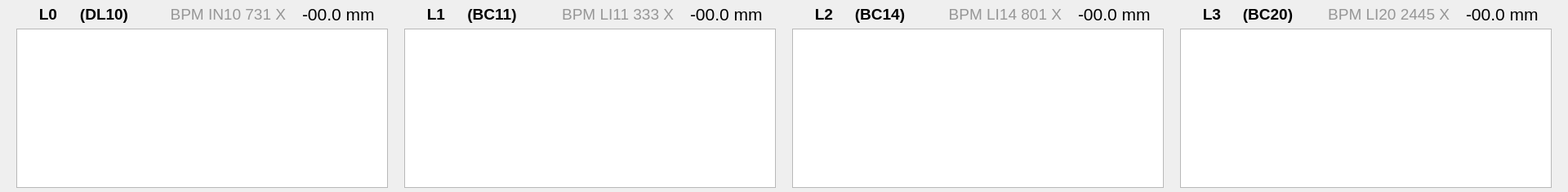
   <widget class="QWidget" name="BPMs" native="true">
    <property name="geometry">
     <rect>
      <x>0</x>
      <y>790</y>
      <width>1920</width>
      <height>235</height>
     </rect>
    </property>
    <layout class="QGridLayout" name="gridLayout_3">
     <property name="leftMargin">
      <number>20</number>
     </property>
     <property name="topMargin">
      <number>5</number>
     </property>
     <property name="rightMargin">
      <number>20</number>
     </property>
     <property name="bottomMargin">
      <number>5</number>
     </property>
     <property name="horizontalSpacing">
      <number>20</number>
     </property>
     <property name="verticalSpacing">
      <number>5</number>
     </property>
     <item row="0" column="7">
      <widget class="PyDMLabel" name="PyDMLabel_6">
       <property name="minimumSize">
        <size>
         <width>50</width>
         <height>0</height>
        </size>
       </property>
       <property name="maximumSize">
        <size>
         <width>105</width>
         <height>16777215</height>
        </size>
       </property>
       <property name="font">
        <font>
         <pointsize>16</pointsize>
        </font>
       </property>
       <property name="toolTip">
        <string/>
       </property>
       <property name="styleSheet">
        <string notr="true">PyDMLabel {
  border-radius: 2px;
}
PyDMLabel[alarmSensitiveBorder=&quot;true&quot;][alarmSeverity=&quot;0&quot;] {
  background-color: rgb(0,0,10);
  color: rgb(0,255,0);
}

PyDMLabel[alarmSensitiveBorder=&quot;true&quot;][alarmSeverity=&quot;1&quot;] {
  background-color: rgb(0,0,10);
  color: rgb(255,255,0);
}

PyDMLabel[alarmSensitiveBorder=&quot;true&quot;][alarmSeverity=&quot;2&quot;] {
  color: rgb(255,0,0);
  background-color: rgb(0,0,10);
}

PyDMLabel[alarmSensitiveBorder=&quot;true&quot;][alarmSeverity=&quot;3&quot;] {
  color: rgb(192,0,255);
  background-color: rgb(0,0,10);
}

PyDMLabel[alarmSensitiveBorder=&quot;true&quot;][alarmSeverity=&quot;4&quot;] {
  color: rgb(218,218,218);
  background-color: rgb(25,25,25);
}</string>
       </property>
       <property name="text">
        <string>-00.0 mm</string>
       </property>
       <property name="alignment">
        <set>Qt::AlignLeading|Qt::AlignLeft|Qt::AlignVCenter</set>
       </property>
       <property name="precision" stdset="0">
        <number>1</number>
       </property>
       <property name="showUnits" stdset="0">
        <bool>true</bool>
       </property>
       <property name="precisionFromPV" stdset="0">
        <bool>false</bool>
       </property>
       <property name="channel" stdset="0">
        <string>BPMS:LI11:333:X1H</string>
       </property>
      </widget>
     </item>
     <item row="0" column="10">
      <widget class="QLabel" name="label_10">
       <property name="font">
        <font>
         <pointsize>14</pointsize>
        </font>
       </property>
       <property name="styleSheet">
        <string notr="true">color: rgb(150,150,150);</string>
       </property>
       <property name="text">
        <string>BPM LI14 801 X</string>
       </property>
       <property name="alignment">
        <set>Qt::AlignRight|Qt::AlignTrailing|Qt::AlignVCenter</set>
       </property>
      </widget>
     </item>
     <item row="0" column="0">
      <widget class="QLabel" name="label_3">
       <property name="minimumSize">
        <size>
         <width>0</width>
         <height>0</height>
        </size>
       </property>
       <property name="maximumSize">
        <size>
         <width>50</width>
         <height>16777215</height>
        </size>
       </property>
       <property name="font">
        <font>
         <pointsize>14</pointsize>
         <weight>75</weight>
         <bold>true</bold>
        </font>
       </property>
       <property name="text">
        <string>L0</string>
       </property>
       <property name="alignment">
        <set>Qt::AlignRight|Qt::AlignTrailing|Qt::AlignVCenter</set>
       </property>
      </widget>
     </item>
     <item row="0" column="12">
      <widget class="QLabel" name="label_6">
       <property name="minimumSize">
        <size>
         <width>0</width>
         <height>0</height>
        </size>
       </property>
       <property name="maximumSize">
        <size>
         <width>50</width>
         <height>16777215</height>
        </size>
       </property>
       <property name="font">
        <font>
         <pointsize>14</pointsize>
         <weight>75</weight>
         <bold>true</bold>
        </font>
       </property>
       <property name="text">
        <string>L3</string>
       </property>
       <property name="alignment">
        <set>Qt::AlignRight|Qt::AlignTrailing|Qt::AlignVCenter</set>
       </property>
      </widget>
     </item>
     <item row="0" column="14">
      <widget class="QLabel" name="label_14">
       <property name="font">
        <font>
         <pointsize>14</pointsize>
        </font>
       </property>
       <property name="styleSheet">
        <string notr="true">color: rgb(150,150,150);</string>
       </property>
       <property name="text">
        <string>BPM LI20 2445 X</string>
       </property>
       <property name="alignment">
        <set>Qt::AlignRight|Qt::AlignTrailing|Qt::AlignVCenter</set>
       </property>
      </widget>
     </item>
     <item row="0" column="9">
      <widget class="QLabel" name="label_12">
       <property name="minimumSize">
        <size>
         <width>0</width>
         <height>0</height>
        </size>
       </property>
       <property name="maximumSize">
        <size>
         <width>75</width>
         <height>16777215</height>
        </size>
       </property>
       <property name="font">
        <font>
         <pointsize>14</pointsize>
         <weight>75</weight>
         <bold>true</bold>
        </font>
       </property>
       <property name="text">
        <string>(BC14)</string>
       </property>
       <property name="alignment">
        <set>Qt::AlignCenter</set>
       </property>
      </widget>
     </item>
     <item row="0" column="5">
      <widget class="QLabel" name="label_11">
       <property name="minimumSize">
        <size>
         <width>0</width>
         <height>0</height>
        </size>
       </property>
       <property name="maximumSize">
        <size>
         <width>75</width>
         <height>16777215</height>
        </size>
       </property>
       <property name="font">
        <font>
         <pointsize>14</pointsize>
         <weight>75</weight>
         <bold>true</bold>
        </font>
       </property>
       <property name="text">
        <string>(BC11)</string>
       </property>
       <property name="alignment">
        <set>Qt::AlignCenter</set>
       </property>
      </widget>
     </item>
     <item row="0" column="6">
      <widget class="QLabel" name="label_9">
       <property name="font">
        <font>
         <pointsize>14</pointsize>
        </font>
       </property>
       <property name="styleSheet">
        <string notr="true">color: rgb(150,150,150);</string>
       </property>
       <property name="text">
        <string>BPM LI11 333 X</string>
       </property>
       <property name="alignment">
        <set>Qt::AlignRight|Qt::AlignTrailing|Qt::AlignVCenter</set>
       </property>
      </widget>
     </item>
     <item row="0" column="4">
      <widget class="QLabel" name="label_5">
       <property name="minimumSize">
        <size>
         <width>0</width>
         <height>0</height>
        </size>
       </property>
       <property name="maximumSize">
        <size>
         <width>50</width>
         <height>16777215</height>
        </size>
       </property>
       <property name="font">
        <font>
         <pointsize>14</pointsize>
         <weight>75</weight>
         <bold>true</bold>
        </font>
       </property>
       <property name="text">
        <string>L1</string>
       </property>
       <property name="alignment">
        <set>Qt::AlignRight|Qt::AlignTrailing|Qt::AlignVCenter</set>
       </property>
      </widget>
     </item>
     <item row="0" column="15">
      <widget class="PyDMLabel" name="PyDMLabel_4">
       <property name="minimumSize">
        <size>
         <width>50</width>
         <height>0</height>
        </size>
       </property>
       <property name="maximumSize">
        <size>
         <width>105</width>
         <height>16777215</height>
        </size>
       </property>
       <property name="font">
        <font>
         <pointsize>16</pointsize>
        </font>
       </property>
       <property name="toolTip">
        <string/>
       </property>
       <property name="styleSheet">
        <string notr="true">PyDMLabel {
  border-radius: 2px;
}
PyDMLabel[alarmSensitiveBorder=&quot;true&quot;][alarmSeverity=&quot;0&quot;] {
  background-color: rgb(0,0,10);
  color: rgb(0,255,0);
}

PyDMLabel[alarmSensitiveBorder=&quot;true&quot;][alarmSeverity=&quot;1&quot;] {
  background-color: rgb(0,0,10);
  color: rgb(255,255,0);
}

PyDMLabel[alarmSensitiveBorder=&quot;true&quot;][alarmSeverity=&quot;2&quot;] {
  color: rgb(255,0,0);
  background-color: rgb(0,0,10);
}

PyDMLabel[alarmSensitiveBorder=&quot;true&quot;][alarmSeverity=&quot;3&quot;] {
  color: rgb(192,0,255);
  background-color: rgb(0,0,10);
}

PyDMLabel[alarmSensitiveBorder=&quot;true&quot;][alarmSeverity=&quot;4&quot;] {
  color: rgb(218,218,218);
  background-color: rgb(25,25,25);
}</string>
       </property>
       <property name="text">
        <string>-00.0 mm</string>
       </property>
       <property name="alignment">
        <set>Qt::AlignLeading|Qt::AlignLeft|Qt::AlignVCenter</set>
       </property>
       <property name="precision" stdset="0">
        <number>1</number>
       </property>
       <property name="showUnits" stdset="0">
        <bool>true</bool>
       </property>
       <property name="precisionFromPV" stdset="0">
        <bool>false</bool>
       </property>
       <property name="channel" stdset="0">
        <string>BPMS:LI20:2445:X1H</string>
       </property>
      </widget>
     </item>
     <item row="0" column="8">
      <widget class="QLabel" name="label_7">
       <property name="minimumSize">
        <size>
         <width>0</width>
         <height>0</height>
        </size>
       </property>
       <property name="maximumSize">
        <size>
         <width>50</width>
         <height>16777215</height>
        </size>
       </property>
       <property name="font">
        <font>
         <pointsize>14</pointsize>
         <weight>75</weight>
         <bold>true</bold>
        </font>
       </property>
       <property name="text">
        <string>L2</string>
       </property>
       <property name="alignment">
        <set>Qt::AlignRight|Qt::AlignTrailing|Qt::AlignVCenter</set>
       </property>
      </widget>
     </item>
     <item row="0" column="13">
      <widget class="QLabel" name="label_13">
       <property name="minimumSize">
        <size>
         <width>0</width>
         <height>0</height>
        </size>
       </property>
       <property name="maximumSize">
        <size>
         <width>75</width>
         <height>16777215</height>
        </size>
       </property>
       <property name="font">
        <font>
         <pointsize>14</pointsize>
         <weight>75</weight>
         <bold>true</bold>
        </font>
       </property>
       <property name="text">
        <string>(BC20)</string>
       </property>
       <property name="alignment">
        <set>Qt::AlignCenter</set>
       </property>
      </widget>
     </item>
     <item row="0" column="11">
      <widget class="PyDMLabel" name="PyDMLabel_5">
       <property name="minimumSize">
        <size>
         <width>50</width>
         <height>0</height>
        </size>
       </property>
       <property name="maximumSize">
        <size>
         <width>105</width>
         <height>16777215</height>
        </size>
       </property>
       <property name="font">
        <font>
         <pointsize>16</pointsize>
        </font>
       </property>
       <property name="toolTip">
        <string/>
       </property>
       <property name="styleSheet">
        <string notr="true">PyDMLabel {
  border-radius: 2px;
}
PyDMLabel[alarmSensitiveBorder=&quot;true&quot;][alarmSeverity=&quot;0&quot;] {
  background-color: rgb(0,0,10);
  color: rgb(0,255,0);
}

PyDMLabel[alarmSensitiveBorder=&quot;true&quot;][alarmSeverity=&quot;1&quot;] {
  background-color: rgb(0,0,10);
  color: rgb(255,255,0);
}

PyDMLabel[alarmSensitiveBorder=&quot;true&quot;][alarmSeverity=&quot;2&quot;] {
  color: rgb(255,0,0);
  background-color: rgb(0,0,10);
}

PyDMLabel[alarmSensitiveBorder=&quot;true&quot;][alarmSeverity=&quot;3&quot;] {
  color: rgb(192,0,255);
  background-color: rgb(0,0,10);
}

PyDMLabel[alarmSensitiveBorder=&quot;true&quot;][alarmSeverity=&quot;4&quot;] {
  color: rgb(218,218,218);
  background-color: rgb(25,25,25);
}</string>
       </property>
       <property name="text">
        <string>-00.0 mm</string>
       </property>
       <property name="alignment">
        <set>Qt::AlignLeading|Qt::AlignLeft|Qt::AlignVCenter</set>
       </property>
       <property name="precision" stdset="0">
        <number>1</number>
       </property>
       <property name="showUnits" stdset="0">
        <bool>true</bool>
       </property>
       <property name="precisionFromPV" stdset="0">
        <bool>false</bool>
       </property>
       <property name="alarmSensitiveContent" stdset="0">
        <bool>false</bool>
       </property>
       <property name="alarmSensitiveBorder" stdset="0">
        <bool>true</bool>
       </property>
       <property name="PyDMToolTip" stdset="0">
        <string/>
       </property>
       <property name="channel" stdset="0">
        <string>BPMS:LI14:801:X1H</string>
       </property>
       <property name="enableRichText" stdset="0">
        <bool>false</bool>
       </property>
      </widget>
     </item>
     <item row="0" column="2">
      <widget class="QLabel" name="label_8">
       <property name="font">
        <font>
         <pointsize>14</pointsize>
        </font>
       </property>
       <property name="styleSheet">
        <string notr="true">color: rgb(150,150,150);</string>
       </property>
       <property name="text">
        <string>BPM IN10 731 X</string>
       </property>
       <property name="alignment">
        <set>Qt::AlignRight|Qt::AlignTrailing|Qt::AlignVCenter</set>
       </property>
      </widget>
     </item>
     <item row="0" column="1">
      <widget class="QLabel" name="label_4">
       <property name="minimumSize">
        <size>
         <width>0</width>
         <height>0</height>
        </size>
       </property>
       <property name="maximumSize">
        <size>
         <width>75</width>
         <height>16777215</height>
        </size>
       </property>
       <property name="font">
        <font>
         <pointsize>14</pointsize>
         <weight>75</weight>
         <bold>true</bold>
        </font>
       </property>
       <property name="text">
        <string>(DL10)</string>
       </property>
       <property name="alignment">
        <set>Qt::AlignCenter</set>
       </property>
      </widget>
     </item>
     <item row="0" column="3">
      <widget class="PyDMLabel" name="PyDMLabel_7">
       <property name="minimumSize">
        <size>
         <width>50</width>
         <height>0</height>
        </size>
       </property>
       <property name="maximumSize">
        <size>
         <width>105</width>
         <height>16777215</height>
        </size>
       </property>
       <property name="font">
        <font>
         <pointsize>16</pointsize>
        </font>
       </property>
       <property name="toolTip">
        <string/>
       </property>
       <property name="styleSheet">
        <string notr="true">PyDMLabel {
  border-radius: 2px;
}
PyDMLabel[alarmSensitiveBorder=&quot;true&quot;][alarmSeverity=&quot;0&quot;] {
  background-color: rgb(0,0,10);
  color: rgb(0,255,0);
}

PyDMLabel[alarmSensitiveBorder=&quot;true&quot;][alarmSeverity=&quot;1&quot;] {
  background-color: rgb(0,0,10);
  color: rgb(255,255,0);
}

PyDMLabel[alarmSensitiveBorder=&quot;true&quot;][alarmSeverity=&quot;2&quot;] {
  color: rgb(255,0,0);
  background-color: rgb(0,0,10);
}

PyDMLabel[alarmSensitiveBorder=&quot;true&quot;][alarmSeverity=&quot;3&quot;] {
  color: rgb(192,0,255);
  background-color: rgb(0,0,10);
}

PyDMLabel[alarmSensitiveBorder=&quot;true&quot;][alarmSeverity=&quot;4&quot;] {
  color: rgb(218,218,218);
  background-color: rgb(25,25,25);
}</string>
       </property>
       <property name="text">
        <string>-00.0 mm</string>
       </property>
       <property name="alignment">
        <set>Qt::AlignLeading|Qt::AlignLeft|Qt::AlignVCenter</set>
       </property>
       <property name="precision" stdset="0">
        <number>1</number>
       </property>
       <property name="showUnits" stdset="0">
        <bool>true</bool>
       </property>
       <property name="precisionFromPV" stdset="0">
        <bool>false</bool>
       </property>
       <property name="channel" stdset="0">
        <string>BPMS:IN10:731:X1H</string>
       </property>
      </widget>
     </item>
     <item row="1" column="0" colspan="4">
      <widget class="PyDMWaveformPlot" name="plot_DL10">
       <property name="font">
        <font>
         <pointsize>9</pointsize>
        </font>
       </property>
       <property name="toolTip">
        <string/>
       </property>
       <property name="backgroundBrush">
        <brush brushstyle="SolidPattern">
         <color alpha="255">
          <red>0</red>
          <green>0</green>
          <blue>0</blue>
         </color>
        </brush>
       </property>
       <property name="interactive">
        <bool>false</bool>
       </property>
       <property name="yAxes">
        <stringlist>
         <string>{&quot;name&quot;: &quot;Axis 1&quot;, &quot;orientation&quot;: &quot;right&quot;, &quot;label&quot;: null, &quot;minRange&quot;: -1.0, &quot;maxRange&quot;: 1.0, &quot;autoRange&quot;: true, &quot;logMode&quot;: false}</string>
        </stringlist>
       </property>
       <property name="maxRedrawRate" stdset="0">
        <number>10</number>
       </property>
       <property name="curves">
        <stringlist>
         <string>{&quot;y_channel&quot;: &quot;BPMS:IN10:731:XHSTBRDSP&quot;, &quot;x_channel&quot;: null, &quot;plot_style&quot;: null, &quot;name&quot;: &quot;&quot;, &quot;color&quot;: &quot;gainsboro&quot;, &quot;lineStyle&quot;: 1, &quot;lineWidth&quot;: 1, &quot;symbol&quot;: null, &quot;symbolSize&quot;: 10, &quot;yAxisName&quot;: &quot;Axis 1&quot;, &quot;barWidth&quot;: null, &quot;upperThreshold&quot;: null, &quot;lowerThreshold&quot;: null, &quot;thresholdColor&quot;: &quot;white&quot;, &quot;redraw_mode&quot;: 2}</string>
        </stringlist>
       </property>
       <property name="autoRangeX">
        <bool>false</bool>
       </property>
       <property name="minXRange">
        <double>1800.000000000000000</double>
       </property>
       <property name="maxXRange">
        <double>2800.000000000000000</double>
       </property>
       <property name="autoRangeY">
        <bool>false</bool>
       </property>
       <property name="minYRange">
        <double>-1.100000000000000</double>
       </property>
       <property name="maxYRange">
        <double>1.100000000000000</double>
       </property>
      </widget>
     </item>
     <item row="1" column="4" colspan="4">
      <widget class="PyDMWaveformPlot" name="plot_BC11">
       <property name="font">
        <font>
         <pointsize>9</pointsize>
        </font>
       </property>
       <property name="toolTip">
        <string/>
       </property>
       <property name="backgroundBrush">
        <brush brushstyle="SolidPattern">
         <color alpha="255">
          <red>0</red>
          <green>0</green>
          <blue>0</blue>
         </color>
        </brush>
       </property>
       <property name="interactive">
        <bool>false</bool>
       </property>
       <property name="yAxes">
        <stringlist>
         <string>{&quot;name&quot;: &quot;Axis 1&quot;, &quot;orientation&quot;: &quot;right&quot;, &quot;label&quot;: null, &quot;minRange&quot;: -1.0, &quot;maxRange&quot;: 1.0, &quot;autoRange&quot;: true, &quot;logMode&quot;: false}</string>
        </stringlist>
       </property>
       <property name="maxRedrawRate" stdset="0">
        <number>10</number>
       </property>
       <property name="curves">
        <stringlist>
         <string>{&quot;y_channel&quot;: &quot;BPMS:LI11:333:XHSTBRDSP&quot;, &quot;x_channel&quot;: null, &quot;plot_style&quot;: null, &quot;name&quot;: &quot;&quot;, &quot;color&quot;: &quot;gainsboro&quot;, &quot;lineStyle&quot;: 1, &quot;lineWidth&quot;: 1, &quot;symbol&quot;: null, &quot;symbolSize&quot;: 10, &quot;yAxisName&quot;: &quot;Axis 1&quot;, &quot;barWidth&quot;: null, &quot;upperThreshold&quot;: null, &quot;lowerThreshold&quot;: null, &quot;thresholdColor&quot;: &quot;white&quot;, &quot;redraw_mode&quot;: 2}</string>
        </stringlist>
       </property>
       <property name="autoRangeX">
        <bool>false</bool>
       </property>
       <property name="minXRange">
        <double>1800.000000000000000</double>
       </property>
       <property name="maxXRange">
        <double>2800.000000000000000</double>
       </property>
       <property name="autoRangeY">
        <bool>false</bool>
       </property>
       <property name="minYRange">
        <double>-2.200000000000000</double>
       </property>
       <property name="maxYRange">
        <double>2.200000000000000</double>
       </property>
      </widget>
     </item>
     <item row="1" column="8" colspan="4">
      <widget class="PyDMWaveformPlot" name="plot_BC14">
       <property name="font">
        <font>
         <pointsize>9</pointsize>
        </font>
       </property>
       <property name="toolTip">
        <string/>
       </property>
       <property name="backgroundBrush">
        <brush brushstyle="SolidPattern">
         <color alpha="255">
          <red>0</red>
          <green>0</green>
          <blue>0</blue>
         </color>
        </brush>
       </property>
       <property name="interactive">
        <bool>false</bool>
       </property>
       <property name="yAxes">
        <stringlist>
         <string>{&quot;name&quot;: &quot;Axis 1&quot;, &quot;orientation&quot;: &quot;right&quot;, &quot;label&quot;: null, &quot;minRange&quot;: -1.0, &quot;maxRange&quot;: 1.0, &quot;autoRange&quot;: true, &quot;logMode&quot;: false}</string>
        </stringlist>
       </property>
       <property name="maxRedrawRate" stdset="0">
        <number>10</number>
       </property>
       <property name="curves">
        <stringlist>
         <string>{&quot;y_channel&quot;: &quot;BPMS:LI14:801:XHSTBRDSP&quot;, &quot;x_channel&quot;: null, &quot;plot_style&quot;: null, &quot;name&quot;: &quot;&quot;, &quot;color&quot;: &quot;gainsboro&quot;, &quot;lineStyle&quot;: 1, &quot;lineWidth&quot;: 1, &quot;symbol&quot;: null, &quot;symbolSize&quot;: 10, &quot;yAxisName&quot;: &quot;Axis 1&quot;, &quot;barWidth&quot;: null, &quot;upperThreshold&quot;: null, &quot;lowerThreshold&quot;: null, &quot;thresholdColor&quot;: &quot;white&quot;, &quot;redraw_mode&quot;: 2}</string>
        </stringlist>
       </property>
       <property name="autoRangeX">
        <bool>false</bool>
       </property>
       <property name="minXRange">
        <double>1800.000000000000000</double>
       </property>
       <property name="maxXRange">
        <double>2800.000000000000000</double>
       </property>
       <property name="autoRangeY">
        <bool>false</bool>
       </property>
       <property name="minYRange">
        <double>-4.400000000000000</double>
       </property>
       <property name="maxYRange">
        <double>4.400000000000000</double>
       </property>
      </widget>
     </item>
     <item row="1" column="12" colspan="4">
      <widget class="PyDMWaveformPlot" name="plot_BC20">
       <property name="font">
        <font>
         <pointsize>9</pointsize>
        </font>
       </property>
       <property name="toolTip">
        <string/>
       </property>
       <property name="backgroundBrush">
        <brush brushstyle="SolidPattern">
         <color alpha="255">
          <red>0</red>
          <green>0</green>
          <blue>0</blue>
         </color>
        </brush>
       </property>
       <property name="interactive">
        <bool>false</bool>
       </property>
       <property name="yAxes">
        <stringlist>
         <string>{&quot;name&quot;: &quot;Axis 1&quot;, &quot;orientation&quot;: &quot;right&quot;, &quot;label&quot;: null, &quot;minRange&quot;: -1.0, &quot;maxRange&quot;: 1.0, &quot;autoRange&quot;: true, &quot;logMode&quot;: false}</string>
        </stringlist>
       </property>
       <property name="maxRedrawRate" stdset="0">
        <number>10</number>
       </property>
       <property name="curves">
        <stringlist>
         <string>{&quot;y_channel&quot;: &quot;BPMS:LI20:2445:XHSTBRDSP&quot;, &quot;x_channel&quot;: null, &quot;plot_style&quot;: null, &quot;name&quot;: &quot;&quot;, &quot;color&quot;: &quot;gainsboro&quot;, &quot;lineStyle&quot;: 1, &quot;lineWidth&quot;: 1, &quot;symbol&quot;: null, &quot;symbolSize&quot;: 10, &quot;yAxisName&quot;: &quot;Axis 1&quot;, &quot;barWidth&quot;: null, &quot;upperThreshold&quot;: null, &quot;lowerThreshold&quot;: null, &quot;thresholdColor&quot;: &quot;white&quot;, &quot;redraw_mode&quot;: 2}</string>
        </stringlist>
       </property>
       <property name="autoRangeX">
        <bool>false</bool>
       </property>
       <property name="minXRange">
        <double>1800.000000000000000</double>
       </property>
       <property name="maxXRange">
        <double>2800.000000000000000</double>
       </property>
       <property name="autoRangeY">
        <bool>false</bool>
       </property>
       <property name="minYRange">
        <double>-4.400000000000000</double>
       </property>
       <property name="maxYRange">
        <double>4.400000000000000</double>
       </property>
      </widget>
     </item>
    </layout>
   </widget>
